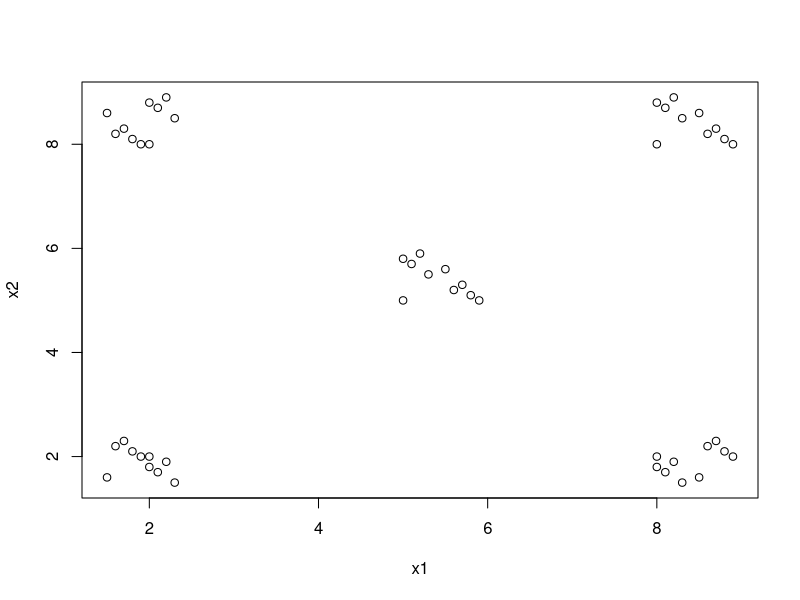
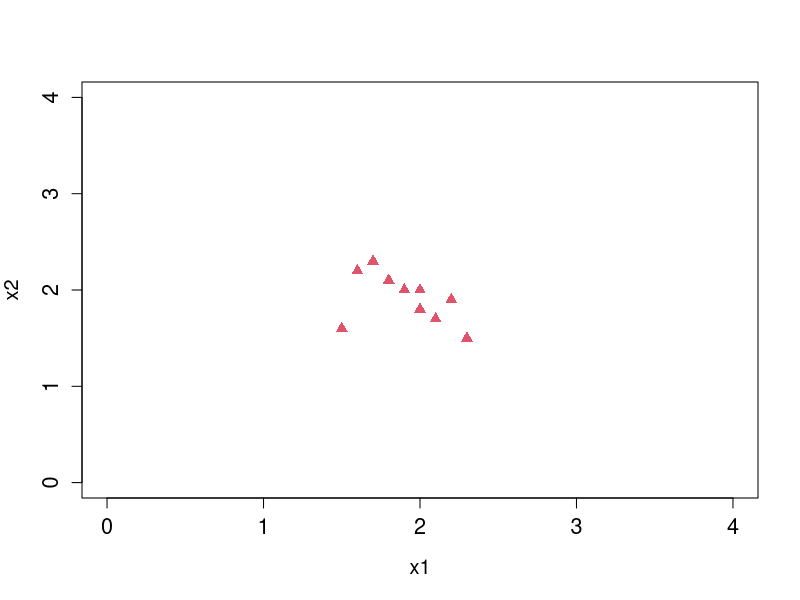
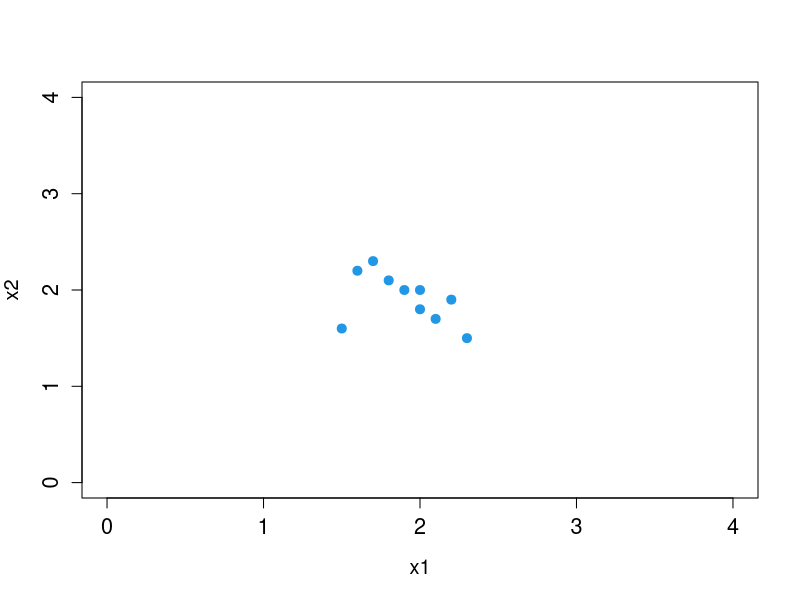
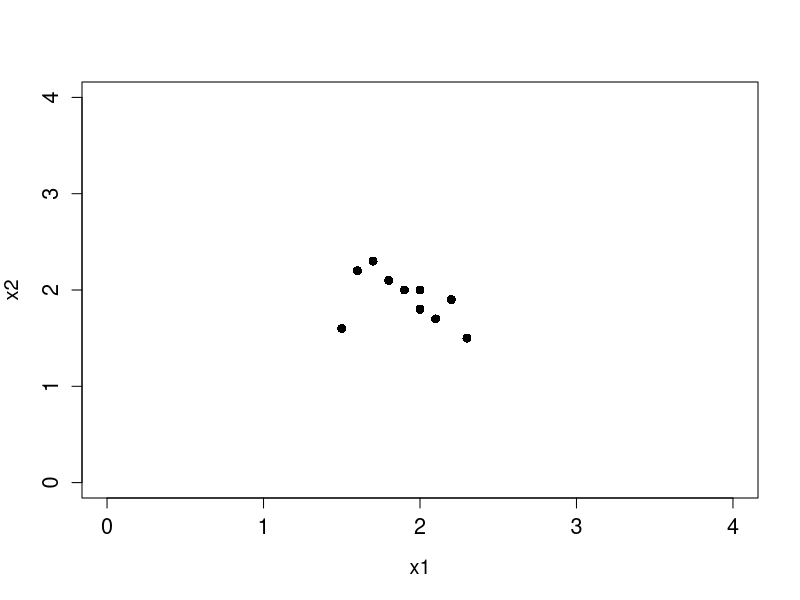
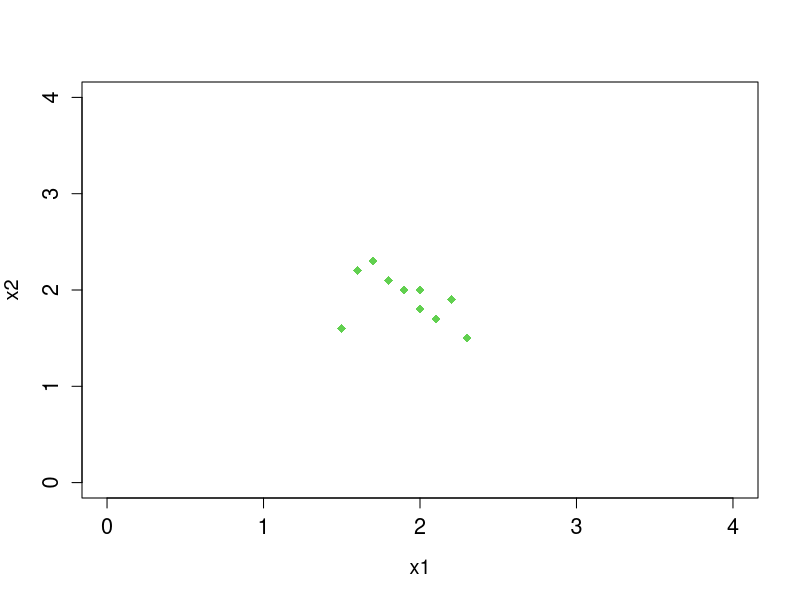
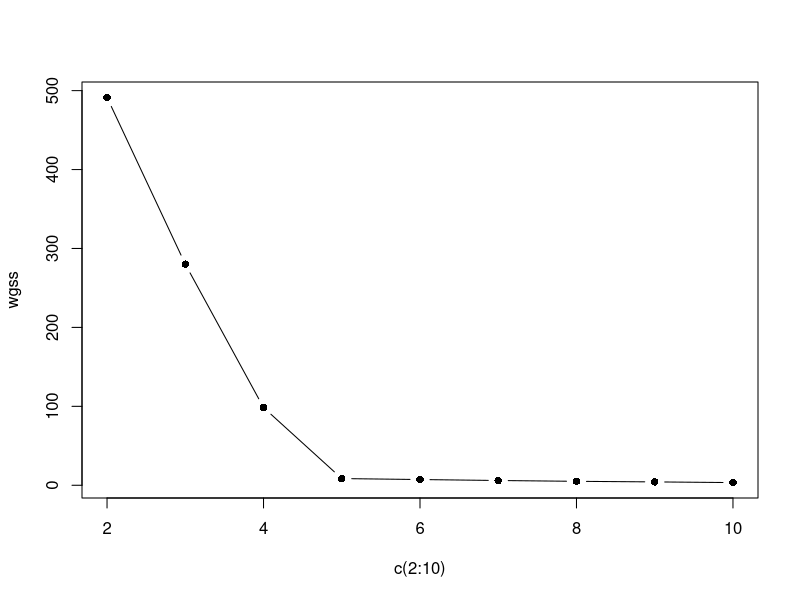

Write the R code that produced these figures, in order.
library(ggplot2)
cluster_data <- read.csv("data/cluster_data.csv")
plot(cluster_data)

Kmeans_3 <- kmeans(cluster_data, centers = 3)
Kmeans_4 <- kmeans(cluster_data, centers = 4)
plot(x2~x1, data = cluster_data,xlim=c(0,4),ylim=c(0,4),cex.axis=1.3, cex.lab=1.2,cex=1.2,pch=15 + Kmeans_3$cluster, col= Kmeans_3$cluster)
plot(x2~x1, data = cluster_data,xlim=c(0,4),ylim=c(0,4),cex.axis=1.3, cex.lab=1.2,cex=1.2,pch=15 + Kmeans_4$cluster, col= Kmeans_4$cluster)

Kmeans_3_50 <- kmeans(cluster_data, 3, nstart = 50)
Kmeans_4_50 <- kmeans(cluster_data, 4, nstart = 50)
plot(x2~x1, data = cluster_data,xlim=c(0,4),ylim=c(0,4),cex.axis=1.3, cex.lab=1.2,cex=1.2,pch=15 + Kmeans_3_50$cluster, col= Kmeans_3_50$cluster)
plot(x2~x1, data = cluster_data,xlim=c(0,4),ylim=c(0,4),cex.axis=1.3, cex.lab=1.2,cex=1.2,pch=15 + Kmeans_4_50$cluster, col= Kmeans_4_50$cluster)

wgss <- c()
for(i in 1:9) {
  wgss[i]<-kmeans(cluster_data,centers=i+1,nstart=50)$tot.withinss
}
plot(c(2:10), wgss, type = "b", pch=16)


